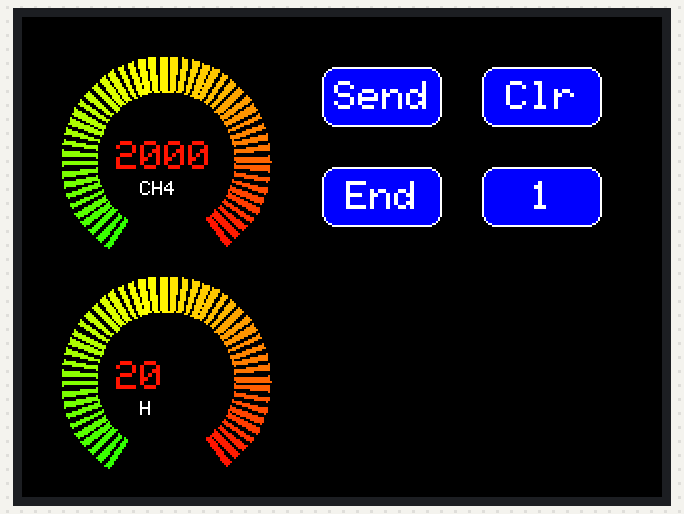
Simulated run of this sketch. Board: Arduino Uno, built with avr-gcc and run on an emulated ATmega328P. Shown: 320×240 colour display.

Above: at 0.8 s.

The sketch:

high_stinker.ino
```cpp
/*
 The High Stinker
 The High Stinker gives you the chance to test your fart potency.
 The average human can produce over 100ml of methane per day.
 How much have you got?
*/

#include <FastLED.h>
#include "methane_sensor.h"
#include "hydrogen_sensor.h"
#include "rotating_light.h"
#include "pumps.h"
#include "ring_meter.h"

#include <Elegoo_GFX.h>    // Core graphics library
#include <Elegoo_TFTLCD.h> // Hardware-specific library
#include <TouchScreen.h>

#define LCD_CS A3 // Chip Select goes to Analog 3
#define LCD_CD A2 // Command/Data goes to Analog 2
#define LCD_WR A1 // LCD Write goes to Analog 1
#define LCD_RD A0 // LCD Read goes to Analog 0
#define LCD_RESET A4 // Can alternately just connect to Arduino's reset pin

// Assign human-readable names to some common 16-bit color values:
#define BLACK   0x0000
#define BLUE    0x001F
#define RED     0xF800
#define GREEN   0x07E0
#define CYAN    0x07FF
#define MAGENTA 0xF81F
#define YELLOW  0xFFE0
#define WHITE   0xFFFF

/******************* UI details */
#define BUTTON_X 180
#define BUTTON_Y 40
#define BUTTON_W 60
#define BUTTON_H 30
#define BUTTON_SPACING_X 20
#define BUTTON_SPACING_Y 20
#define BUTTON_TEXTSIZE 2

#define ILI9341_WHITE       0xFFFF      /* 255, 255, 255 */
#define ILI9341_BLUE        0x001F      /*   0,   0, 255 */

#define YP A3  // must be an analog pin, use "An" notation!
#define XM A2  // must be an analog pin, use "An" notation!
#define YM 9   // can be a digital pin
#define XP 8   // can be a digital pin

#define PUMPS           3
#define ROTATING_LIGHT  4
#define LED01           5
#define LED02           6
#define METHANE_SENSOR  8
#define HYDROGEN_SENSOR 9
#define RESET_BUTTON    13

#define METHANE_HIGH    2000
#define METHANE_MED     2000
#define METHANE_LOW     2000

#define HYDROGEN_HIGH   2000
#define HYDROGEN_MED    2000
#define HYDROGEN_LOW    2000

#define NUM_LEDS        36

CRGB leds[NUM_LEDS];

Elegoo_TFTLCD tft(LCD_CS, LCD_CD, LCD_WR, LCD_RD, LCD_RESET);
TouchScreen ts = TouchScreen(XP, YP, XM, YM, 300);
Elegoo_GFX_Button buttons[4];
char buttonlabels[15][5] = {"Send", "Clr", "End", "1", "2", "3", "4", "5", "6", "7", "8", "9", "*", "0", "#" };

RingMeter ch4_meter(0, 100, 20, 20, 52, "CH4", 4);
RingMeter h_meter(0, 100, 20, 130, 52, "H", 4);


MethaneSensor methane_sensor(METHANE_SENSOR);
HydrogenSensor hydro_sensor(HYDROGEN_SENSOR);
RotatingLight rotating_light(ROTATING_LIGHT);
Pumps pumps(PUMPS);

void setup() {

  tft.reset();

  uint16_t identifier = tft.readID();
  if(identifier==0x0101) {
      identifier=0x9341;
  }else {
    identifier=0x9341;
  }

  tft.begin(identifier);
  tft.setRotation(3);
  tft.fillScreen(BLACK);

  for (uint8_t row=0; row<2; row++) {
    for (uint8_t col=0; col<2; col++) {
      buttons[col + row*2].initButton(&tft, BUTTON_X+col*(BUTTON_W+BUTTON_SPACING_X),
                 BUTTON_Y+row*(BUTTON_H+BUTTON_SPACING_Y),    // x, y, w, h, outline, fill, text
                  BUTTON_W, BUTTON_H, ILI9341_WHITE, ILI9341_BLUE, ILI9341_WHITE,
                  buttonlabels[col + row*2], BUTTON_TEXTSIZE);
      buttons[col + row*2].drawButton();
    }
  }

  // Set up sensors
  //methane_sensor.init();

  // Set up pumps and LEDs
  //pumps.init();
  //rotating_light.init();
  //FastLED.addLeds<WS2811, LED01>(leds, NUM_LEDS).setCorrection( TypicalLEDStrip );
  //FastLED.addLeds<WS2811, LED02>(leds, NUM_LEDS);

}

void loop() {

  digitalWrite(13, HIGH);
  TSPoint p = ts.getPoint();
  digitalWrite(13, LOW);

  // if sharing pins, you'll need to fix the directions of the touchscreen pins
  //pinMode(XP, OUTPUT);
  pinMode(XM, OUTPUT);
  pinMode(YP, OUTPUT);

  ch4_meter.draw(tft, 2000);
  h_meter.draw(tft, 200);

  //FastLED.show();


  //delay(300);

  // read sensors
  //float methane_ppm = methane_sensor.get_value();
  //float hydrogen_ppm = hydro_sensor.get_value();

}
```

hydrogen_sensor.cpp
```cpp
#include <Arduino.h>
#include "hydrogen_sensor.h"

HydrogenSensor::HydrogenSensor(int input):
mInput(input)
{  }


void HydrogenSensor::calibrate() {

}


float HydrogenSensor::get_value() {

  return .0;

}
```

hydrogen_sensor.h
```cpp
/*
 The High Stinker
 The High Stinker gives you the chance to test your fart potency.
 The average human can produce over 100ml of methane per day.
 How much have you got?
*/

class HydrogenSensor {

public:

  HydrogenSensor(int);

  void calibrate();

  float get_value();

private:

  int mInput;

};
```

methane_sensor.cpp
```cpp
#include <Arduino.h>
#include "methane_sensor.h"

MethaneSensor::MethaneSensor(int input):
mInput(input),
mR0(.0),
mSlope(-0.318),
mYIntercept(1.133) {  }

void MethaneSensor::init() {
  pinMode(mInput, INPUT); // Set gas sensor as input
  calibrate();
}

void MethaneSensor::calibrate() {

  float sensorValue;
  int steps = 500;

  for (int x = 0; x < steps; x++) {
    sensorValue = sensorValue + analogRead(mInput); // Add analog values of sensor 500 times
  }

  sensorValue = sensorValue / float(steps); // Take average of readings
  float sensor_volt = sensorValue * (5.0 / 1023.0); // Convert average to voltage
  float RS_air = ((5.0 * 10.0) / sensor_volt) - 10.0; // Calculate RS in fresh air

  mR0 = RS_air / 4.4;

}


float MethaneSensor::get_value() {

  float sensorValue = analogRead(mInput);
  float sensor_volt = sensorValue * (5.0 / 1023.0); // Convert analog values to voltage
  float RS_gas = ((5.0 * 10.0) / sensor_volt) - 10.0; // Get value of RS in a gas
  float ratio = RS_gas / mR0;
  double ppm_log = (log10(ratio) - mYIntercept) / mSlope; // Get ppm value in linear scale according to the the ratio value
  double ppm = pow(10, ppm_log); // Convert ppm value to log scale
  double percentage = ppm / 10000; // Convert to percentage

  return float(ppm);

}
```

methane_sensor.h
```cpp
/*
 The High Stinker
 The High Stinker gives you the chance to test your fart potency.
 The average human can produce over 100ml of methane per day.
 How much have you got?
*/

class MethaneSensor {

public:

  MethaneSensor(int);

  void init();

  void calibrate();

  float get_value();

private:

  int mInput;

  float mR0;

  float mSlope;

  float mYIntercept;

};
```

pumps.cpp
```cpp
#include <Arduino.h>
#include "pumps.h"

Pumps::Pumps(int output):
mOutput(output)
{ }

void Pumps::init() {

}

void Pumps::changeState(PumpsState state) {
  if (state == PumpsState::on) {
    digitalWrite(mOutput, HIGH);
  } else {
    digitalWrite(mOutput, LOW);
  }
}
```

pumps.h
```cpp
enum class PumpsState { on, off };

class Pumps {

public:
  Pumps(int);

  void init();

  void changeState(PumpsState);

private:
  int mOutput;

};
```

ring_meter.cpp
```cpp
#include <Arduino.h>
#include "ring_meter.h"

// Assign human-readable names to some common 16-bit color values:
#define  BLACK   0x0000
#define BLUE    0x001F
#define RED     0xF800
#define GREEN   0x07E0
#define CYAN    0x07FF
#define MAGENTA 0xF81F
#define YELLOW  0xFFE0
#define WHITE   0xFFFF
#define GREY    0x2108


RingMeter::RingMeter(int vmin, int vmax, int x, int y, int r, char *units, byte scheme):
vMin(vmin),
vMax(vmax),
mX(x),
mY(y),
radius(r),
units(units),
scheme(scheme)
{

}

void RingMeter::draw(Elegoo_GFX& tft, int value) {

  // Minimum value of r is about 52 before value text intrudes on ring
  // drawing the text first is an option

  int x = mX + radius;
  int y = mY + radius;   // Calculate coords of centre of ring
  int w = radius / 3;    // Width of outer ring is 1/4 of radius
  int angle = 150;  // Half the sweep angle of meter (300 degrees)
  int v = map(value, vMin, vMax, -angle, angle); // Map the value to an angle v
  byte seg = 3; // Segments are 3 degrees wide = 100 segments for 300 degrees
  byte inc = 6; // Draw segments every 3 degrees, increase to 6 for segmented ring
  // Variable to save "value" text colour from scheme and set default
  int colour = BLUE;

  // Draw colour blocks every inc degrees
  for (int i = -angle+inc/2; i < angle-inc/2; i += inc) {
    // Calculate pair of coordinates for segment start
    float sx = cos((i - 90) * 0.0174532925);
    float sy = sin((i - 90) * 0.0174532925);
    uint16_t x0 = sx * (radius - w) + x;
    uint16_t y0 = sy * (radius - w) + y;
    uint16_t x1 = sx * radius + x;
    uint16_t y1 = sy * radius + y;

    // Calculate pair of coordinates for segment end
    float sx2 = cos((i + seg - 90) * 0.0174532925);
    float sy2 = sin((i + seg - 90) * 0.0174532925);
    int x2 = sx2 * (radius - w) + x;
    int y2 = sy2 * (radius - w) + y;
    int x3 = sx2 * radius + x;
    int y3 = sy2 * radius + y;

    if (i < v) { // Fill in coloured segments with 2 triangles
      switch (scheme) {
        case 0: colour = RED; break; // Fixed colour
        case 1: colour = GREEN; break; // Fixed colour
        case 2: colour = BLUE; break; // Fixed colour
        case 3: colour = rainbow(map(i, -angle, angle, 0, 127)); break; // Full spectrum blue to red
        case 4: colour = rainbow(map(i, -angle, angle, 70, 127)); break; // Green to red (high temperature etc)
        case 5: colour = rainbow(map(i, -angle, angle, 127, 63)); break; // Red to green (low battery etc)
        default: colour = BLUE; break; // Fixed colour
      }
      tft.fillTriangle(x0, y0, x1, y1, x2, y2, colour);
      tft.fillTriangle(x1, y1, x2, y2, x3, y3, colour);
      //text_colour = colour; // Save the last colour drawn

    } else { // Fill in blank segments
      tft.fillTriangle(x0, y0, x1, y1, x2, y2, GREY);
      tft.fillTriangle(x1, y1, x2, y2, x3, y3, GREY);
    }
  }
  // Convert value to a string
  char buf[10];
  byte len = 2; if (value > 999) len = 4;
  dtostrf(value, len, 0, buf);
  buf[len] = ' '; buf[len] = 0; // Add blanking space and terminator, helps to centre text too!
  // Set the text colour to default

  tft.setTextColor(colour, BLACK);
  tft.setCursor(x-25,y-10);
  tft.setTextSize(2);
  tft.print(buf);

  tft.setTextColor(WHITE, BLACK);
  tft.setCursor(x-13,y+10);
  tft.setTextSize(1);
  tft.print(units); // Units display

  // Calculate and return right hand side x coordinate
  return x + radius;
}

unsigned int RingMeter::rainbow(byte value) {

  // Value is expected to be in range 0-127
  // The value is converted to a spectrum colour from 0 = blue through to 127 = red

  byte red = 0; // Red is the top 5 bits of a 16 bit colour value
  byte green = 0;// Green is the middle 6 bits
  byte blue = 0; // Blue is the bottom 5 bits
  byte quadrant = value / 32;

  if (quadrant == 0) {
    blue = 31;
    green = 2 * (value % 32);
    red = 0;
  }
  if (quadrant == 1) {
    blue = 31 - (value % 32);
    green = 63;
    red = 0;
  }
  if (quadrant == 2) {
    blue = 0;
    green = 63;
    red = value % 32;
  }
  if (quadrant == 3) {
    blue = 0;
    green = 63 - 2 * (value % 32);
    red = 31;
  }
  return (red << 11) + (green << 5) + blue;
}
```

ring_meter.h
```cpp
#include <Elegoo_GFX.h>    // Core graphics library

class RingMeter {

public:
  RingMeter(int, int, int, int, int, char*, byte);

  void draw(Elegoo_GFX&, int);

private:

  int vMin;
  int vMax;
  int mX;
  int mY;
  int radius;
  char *units;
  byte scheme;

  unsigned int rainbow(byte value);

};
```

rotating_light.cpp
```cpp
#include <Arduino.h>
#include "rotating_light.h"


RotatingLight::RotatingLight(int id) :
mOutput(id)
{ }

void RotatingLight::init() {
    pinMode(mOutput, OUTPUT);
}

void RotatingLight::changeState(RotatingLightState state) {
  if (state == RotatingLightState::on) {
    digitalWrite(mOutput, HIGH);
  } else {
    digitalWrite(mOutput, LOW);
  }
}
```

rotating_light.h
```cpp
enum class RotatingLightState { on, off };

class RotatingLight {

public:

  RotatingLight(int);

  void init();

  void changeState(RotatingLightState);

private:

  int mOutput;

};
```
